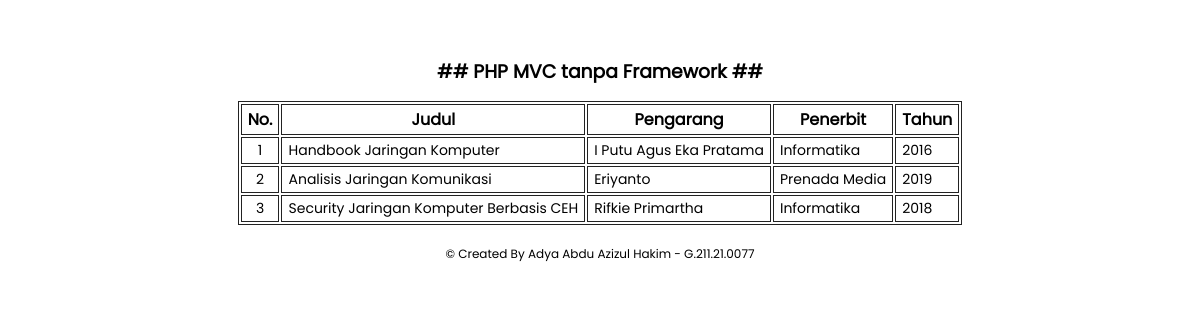
The app's page /Pert3/Lat9/index.php with its own data.
### tables this page shows
CREATE TABLE `book` (
  `id` int(11) NOT NULL,
  `Judul` varchar(40) NOT NULL,
  `Pengarang` varchar(30) NOT NULL,
  `Penerbit` varchar(25) NOT NULL,
  `Tahun` varchar(10) NOT NULL
);

### Pert3/Lat9/Controllers/Library.php (called while the page is built, shortened)
<?php
class Library
{
   private $model;
   function __construct()
   {
      $this->model = new LibraryModel();
   }
   public function index()
   {
      $data['listBuku'] = $this->model->getLibrary();
      return $this->render('daftar-buku', $data);
   }
   private function render($view, $data = [])
   {
      require_once __DIR__ . '/../views/' . $view . '.php';
   }
}

### Pert3/Lat9/index.php (called while the page is built)
<?php
require_once __DIR__ . "/Controllers/Library.php";
require_once __DIR__ . "/Models/libraryModel.php";
$url = isset($_SERVER["PATH_INFO"]) ? explode("/", ltrim($_SERVER["PATH_INFO"], "/")) : "/";
$index = new Library();
if($url[0] = "/"){
   return $index->index();
}

### Pert3/Lat9/Models/libraryModel.php (called while the page is built)
<?php
class LibraryModel{
   function __construct()
   {
      $this->connection = new mysqli(
         'localhost', 'root','', 'library'
      );
   }
   public function getLibrary(){
      $query = "SELECT * FROM book";
      $result = $this->connection->query($query);
      return $result;
   }
}

### Pert3/Lat9/views/daftar-buku.php (the view, shortened to what this page needs)
<!DOCTYPE html>
<html lang="en">
<head>
</head>
<body>
   <h3>## PHP MVC tanpa Framework ##</h5>
   <table class="table">
      <thead>
         <tr>
            <th>No.</th>
            <th>Judul</th>
            <th>Pengarang</th>
            <th>Penerbit</th>
            <th>Tahun</th>
         </tr>
      </thead>
      <tbody>
         <?php
         $no = 1;
         if ($listBuku) {
            foreach ($listBuku as $value) { ?>
               <tr>
                  <td style="text-align: center;"><?= $no++; ?></td>
                  <td><?= $value["Judul"]; ?></td>
                  <td><?= $value["Pengarang"]; ?></td>
                  <td><?= $value["Penerbit"]; ?></td>
                  <td><?= $value["Tahun"]; ?></td>
               </tr>
            <?php
            }
         } ?>
      </tbody>
   </table>
<footer>
   <p>&copy; Created By Adya Abdu Azizul Hakim - G.211.21.0077</p>
</footer>
</body>
</html>

### Pert3/Lat9/views/daftar-buku.php (style rules this page uses)
* { padding: 0; margin: 0; font-family: "Poppins"; }
body { display: flex; justify-content: center; align-items: center; flex-direction: column; height: 40vh; }
.table { border: 1px solid #222; }
tr th { border: 1px solid #222; padding: 2px 6px; font-size: 16px; }
tr td { padding: 2px 6px; font-size: 14px; border: 1px solid #222; }
h3 { text-align: center; margin-bottom: 15px; }
p { margin-top: 20px; text-align: center; font-size: 12px; }

### records on screen
book: Judul "Handbook Jaringan Komputer", Pengarang "I Putu Agus Eka Pratama", Penerbit "Informatika", Tahun "2016"
book: Judul "Analisis Jaringan Komunikasi", Pengarang "Eriyanto", Penerbit "Prenada Media", Tahun "2019"
book: Judul "Security Jaringan Komputer Berbasis CEH", Pengarang "Rifkie Primartha", Penerbit "Informatika", Tahun "2018"
